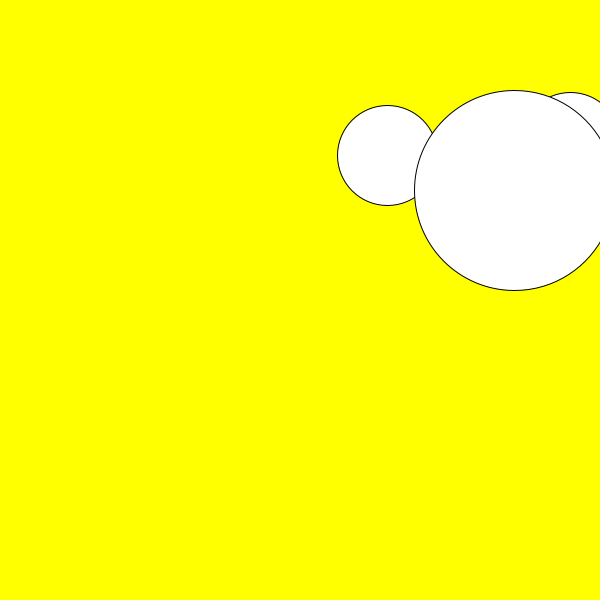
Frame 1 (no input)
Frame 60 (the mouse pressed at the canvas centre just before this capture): identical to frame 1, image omitted
Frame 120 (the mouse held since frame 60 and released just before this capture): identical to frame 1, image omitted

The Processing sketch that drew this single still picture (run headless with seeded random() and noise(); from frame 60 on, the mouse is pressed at the canvas centre):

// Processing sketch: sketch_22_ag
// ── sketch_22_ag.pde
float x1,y1,r1;  // position(x,y) and radious
float x2,y2,r2;
float x3,y3,r3;
float d;
void setup(){
  size(600,600);
  x1 = random(width);
  y1 = random(height);
  r1 = 50;
  x2 = random(width);
  y2 = random(height);
  r2 = 50;
  x3 = random(width);
  y3 = random(height);
  r3 = 100;
}
void draw(){
  background(255,255,0);
  circle(x1,y1,2*r1);
  circle(x2,y2,2*r2);
  circle(x3,y3,2*r3);

}
void mouseReleased() {
    d = distance(mouseX,mouseY,x1,y1);
    if(d<r1) r1 *= 0.5;  // become smaller.
    d = distance(mouseX,mouseY,x2,y2);
    if(d<r2) r2 *= 0.5;
    d = distance(mouseX,mouseY,x3,y3);
    if(d<r3) r3 *= 0.5;
}
// calculate distance between 2 positions (a1,b1) and (a2,b2)
float distance(float a1, float b1, float a2, float b2){
  float dis;
  dis = sqrt((a1-a2)*(a1-a2)+(b1-b2)*(b1-b2));
  return dis;
}
